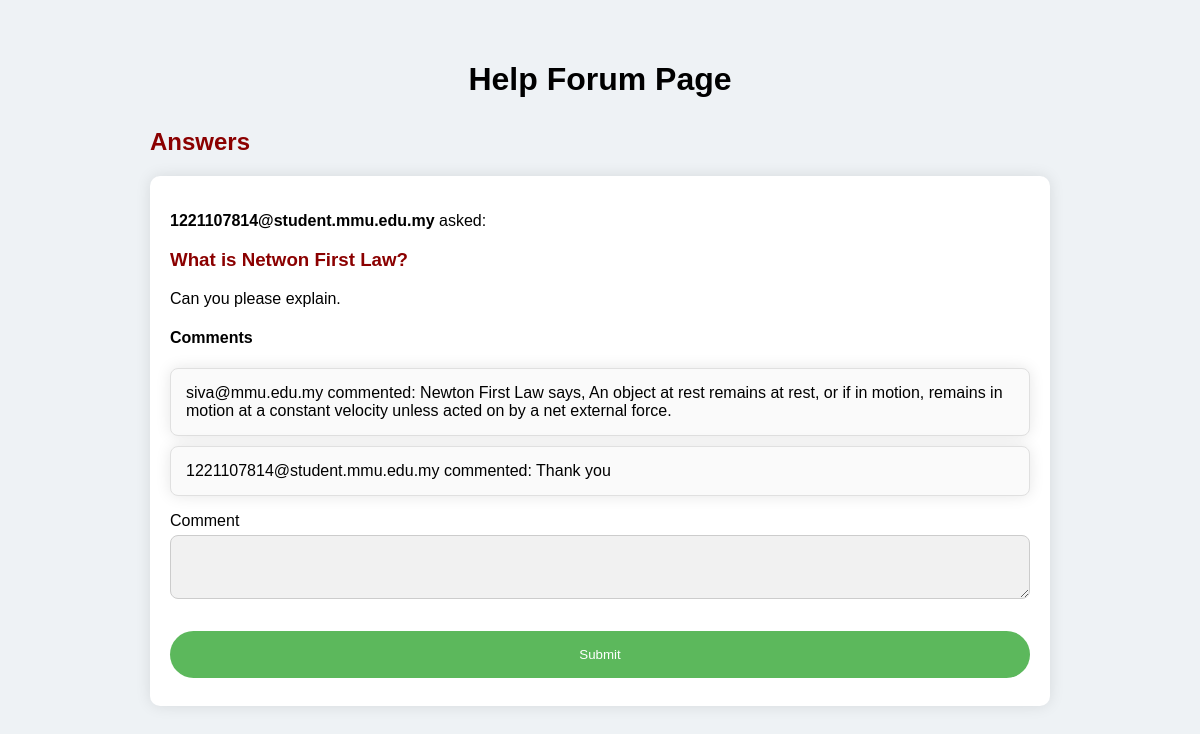
/help_forum/3, run on the app's committed database.
### app.py (models this page shows)
class Question(db.Model):
    id = db.Column(db.Integer, primary_key=True)
    question = db.Column(db.String(500), nullable=False)
    email = db.Column(db.String(90), nullable=False)
    description = db.Column(db.Text, nullable=False)

class Comment(db.Model):
    id = db.Column(db.Integer, primary_key=True)
    question = db.relationship('Question', backref=db.backref('comments', lazy=True))
    email = db.Column(db.String(90), nullable=False)
    question_id = db.Column(db.Integer, db.ForeignKey('question.id'), nullable=False)
    comment = db.Column(db.Text, nullable=False)

### app.py (the view)
@app.route('/help_forum/<int:question_id>', methods=['GET', 'POST'])
def help_forum(question_id):
    question = Question.query.get_or_404(question_id)
    form = CommentForm()
    if form.validate_on_submit():
        comment = Comment(email=current_user.email, comment=form.comment.data, question_id=question.id)
        db.session.add(comment)
        db.session.commit()
        flash('Your comment already posted!', 'success')
        return redirect(url_for('help_forum', question_id=question.id))
    comments = Comment.query.filter_by(question_id=question.id).all()
    return render_template('help_forum.html', question=question, comments=comments, form=form)

### app.py
class CommentForm(FlaskForm): #Used FlaskForm to create the text box for Comment
    comment = TextAreaField('Comment', validators=[DataRequired()])
    submit = SubmitField('Submit')

### templates/help_forum.html (shortened to what this page needs)
<!DOCTYPE html>
<html lang="en">
<head>
    <link rel="stylesheet" href="{{ url_for('static', filename='help_forum.css') }}">
</head>
<body>
    <h1>Help Forum Page</h1>
    <h2>Answers</h2>
    <div class="container">
        <p><strong>{{ question.email }}</strong> asked:</p>
        <h3>{{ question.question }}</h3>
        <p>{{ question.description }}</p>
        <h4>Comments</h4>
        <ul>
            {% for comment in comments %}
                <li>{{ comment.email }} commented: {{ comment.comment }}</li>
            {% endfor %}
        </ul>
        <form method="POST">
            <div>
                {{ form.comment.label }}
                {{ form.comment(class_="input") }}
            </div>
            <div>
                {{ form.submit(class_="helpbtn") }}
            </div>
        </form>
    </div>
</body>
</html>

### static/help_forum.css (style rules this page uses)
body { font-family: Arial, Helvetica, sans-serif; background-color: #eef2f5; max-width: 900px; margin: 0 auto; padding-top: 40px; padding-bottom: 40px; }
* { box-sizing: border-box; }
.container { padding: 10px; padding: 20px; background-color: #fff; border-radius: 10px; box-shadow: 0 0 15px rgba(0, 0, 0, 0.1); margin-bottom: 20px; }
h1 { color: black; text-align: center; margin-bottom: 30px; }
h2 { color: darkred; margin-top: 30px; }
h3 { color: darkred; }
ul { list-style-type: none; padding: 0; }
ul li { background: #fafafa; padding: 15px; border-radius: 8px; margin-bottom: 10px; border: 1px solid #e0e0e0; box-shadow: 0 0 15px rgba(0, 0, 0, 0.1); }
p { height: auto; width: auto; }
input[type=text], textarea { width: 100%; padding: 15px; margin: 5px 0 20px 0; display: inline-block; border: 1px solid #ccc; background: #f1f1f1; border-radius: 8px; font-size: 14px; }
.helpbtn { background-color: #5cb85c; color: white; padding: 16px 20px; margin: 8px 0; border: none; cursor: pointer; width: 100%; border-radius: 25px; }

### data on the page
Question: email "1221107814@student.mmu.edu.my", question "What is Netwon First Law?", description "Can you please explain."
Comment: email "siva@mmu.edu.my", comment "Newton First Law says, An object at rest remains at rest, or if in motion, remains in motion at a constant velocity unless acted on by a net external force."
Comment: email "1221107814@student.mmu.edu.my", comment "Thank you"
